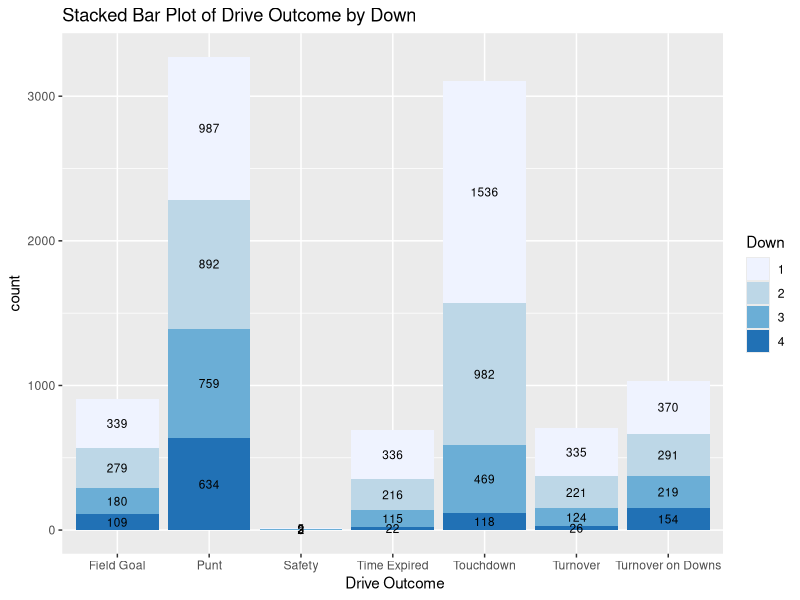
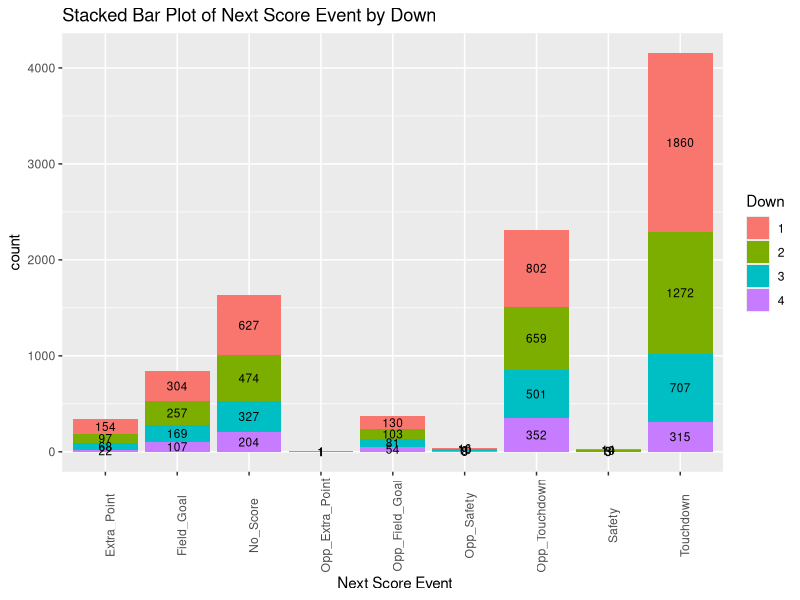
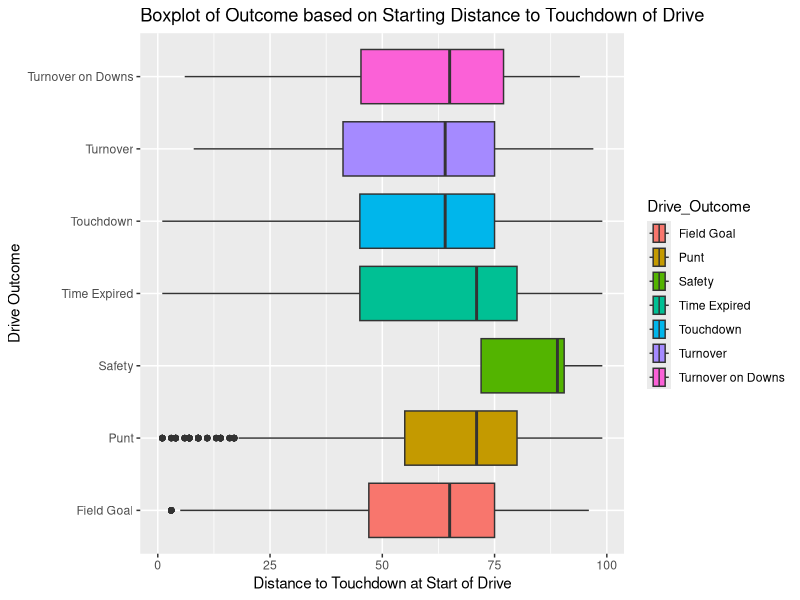
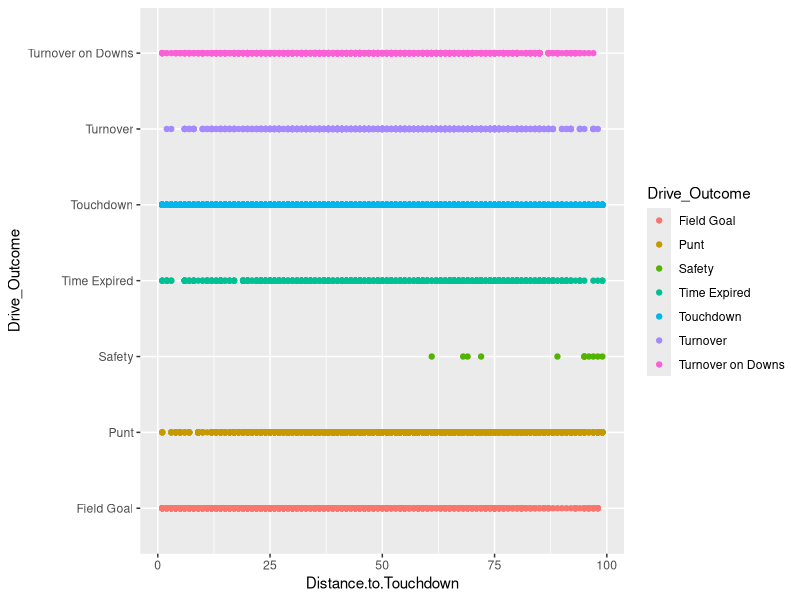
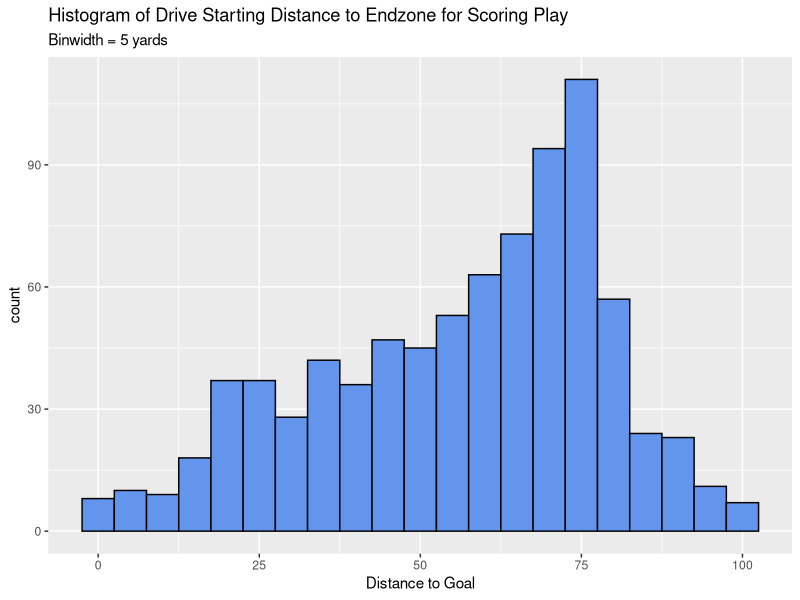
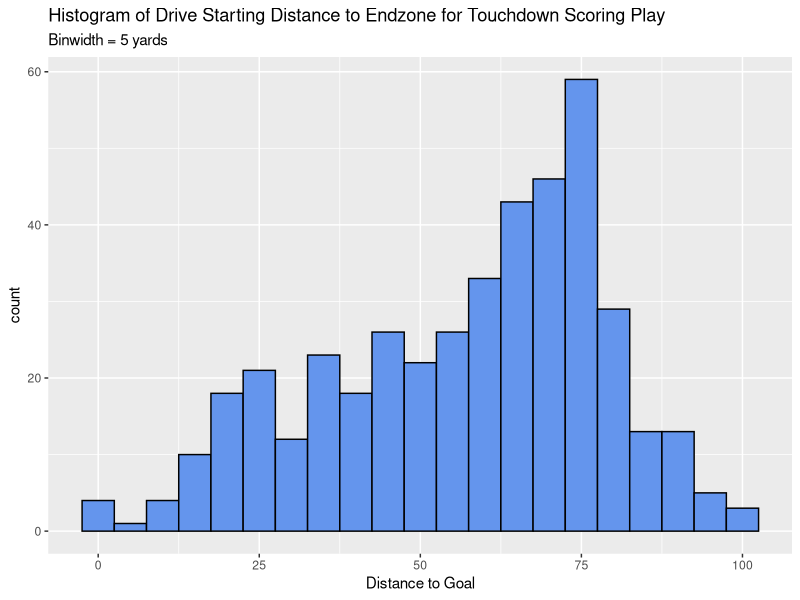
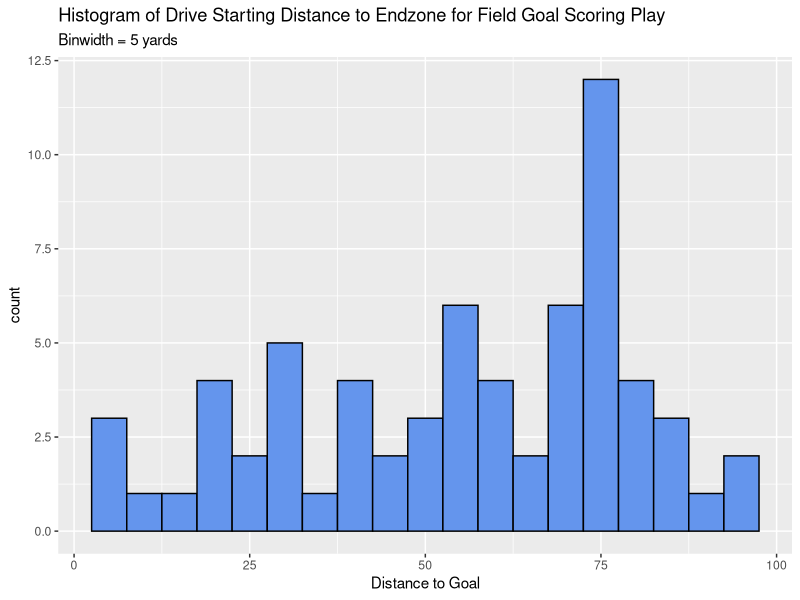
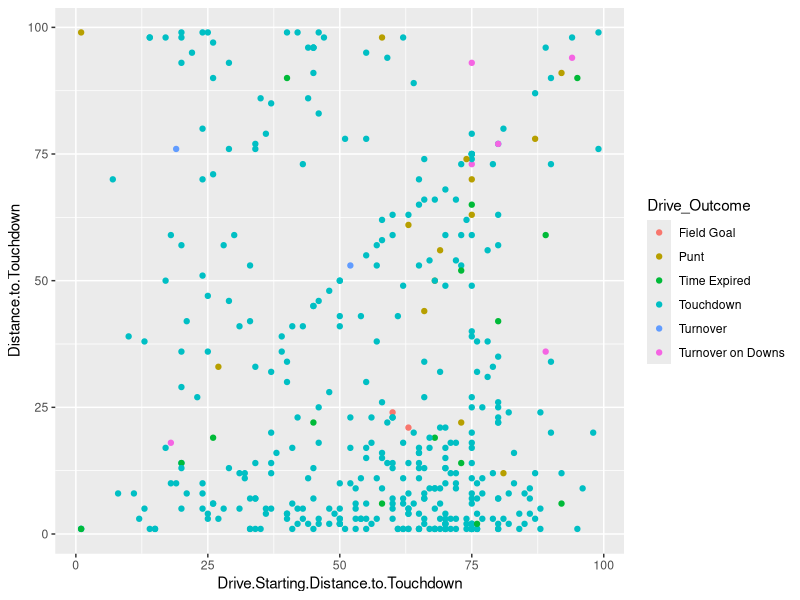

The R script that drew these images, in order:
## ---- chunk 1
# Libraries
require(ggplot2)
require(tidyverse)
require(dplyr)
require(nnet)
## ---- chunk 2
# Read in data
data = read.csv("PAC-2022-pbp3.csv")
data = filter(data, rowSums(is.na(data)) != ncol(data))
## ---- chunk 3
FindNextScore = function(play_index, scoring_plays, data) {
  # next score index
  next_score_index = scoring_plays[which(scoring_plays >= play_index)[1]]
  
  # if next score index has no more scores after the current play
  if (is.na(next_score_index) | (data$Quarter[play_index] %in% c("1st", "2nd") & data$Quarter[next_score_index] %in% c("3rd", "4th")) | (data$Quarter[play_index] %in% c("3rd", "4th") & data$Quarter[next_score_index] %in% c("1st", "2nd", "OT"))) {
    score_type = "No_Score"
    score_drive = data$Drive.Number[play_index]
  } 
  # else return the observed next score type and drive number
  else {
    # score drive number
    score_drive = data$Drive.Number[next_score_index]
    
    # TD
    if (data$Points.Scored.[next_score_index] & data$Touchdown.[next_score_index]) {
      # check who scored touchdown
      # look at extra point to know who scored
      if (!identical(data$Team.Possession[play_index], data$Team.Possession[next_score_index + 1])) {
        score_type = "Opp_Touchdown"
      }
      else {
        score_type = "Touchdown"
      }
    }
    # FG
    else if (data$Points.Scored.[next_score_index] & data$Field.Goal.[next_score_index]) {
      # check who scored field goal
      if (!identical(data$Team.Possession[play_index], data$Team.Possession[next_score_index])) {
        score_type = "Opp_Field_Goal"
      }
      else{
        score_type = "Field_Goal"
      }
    }
    # Extra Point
    else if (data$Points.Scored.[next_score_index] & data$Extra.Point.[next_score_index]) {
      # check who scored extra point
      if (!identical(data$Team.Possession[play_index], data$Team.Possession[next_score_index])) {
        score_type = "Opp_Extra_Point"
      }
      else {
        score_type = "Extra_Point"
      }
    }
    # Safety
    else if (data$Points.Scored.[next_score_index] & data$Safety.[next_score_index]) {
      # check who scored safety
      if (!identical(data$Team.Possession[play_index], data$Team.Possession[next_score_index + 1])) {
        score_type = "Opp_Safety"
      }
      else {
        score_type = "Safety"
      }
    }
    # Error
    else {
      score_type = NA
    }
  }
  return(data.frame(Next_Score_Half = score_type,
                    Drive_Score_Half = score_drive))
}
## ---- chunk 4
# Which rows are the scoring plays
scoring_plays = which(data$Points.Scored.)
## ---- chunk 5
next_score = lapply(c(1:nrow(data)), FindNextScore, scoring_plays = scoring_plays, data = data) %>% bind_rows()
data = cbind(data, next_score)
## ---- chunk 6
GetDriveOutcome = function(play_index, last_play_of_drive, data) {
  # next score index
  curr_last_play_index = last_play_of_drive[which(last_play_of_drive >= play_index)[1]]
  
  #last_play_of_drive_type = data$Outcome
  
  if (is.na(curr_last_play_index)) {
    drive_outcome = "Time Expired"
  }
  else {
    
    # TD scored
    if (data$Touchdown.[curr_last_play_index] | data$Extra.Point.[curr_last_play_index] |
        data$Touchdown.[curr_last_play_index - 1]) {
      drive_outcome = "Touchdown"
    }
    # FG scored
    else if (data$Field.Goal.[curr_last_play_index]) {
      drive_outcome = "Field Goal"
    }
    # Safety Scored
    else if (data$Safety.[curr_last_play_index]) {
      drive_outcome = "Safety"
    }
    # Punt
    else if (data$Punt.[curr_last_play_index]) {
      drive_outcome = "Punt"
    }
    # Turnover
    else if (data$Turnover.[curr_last_play_index] | data$Turnover.[curr_last_play_index + 1]) {
      drive_outcome = "Turnover"
    }
    # Turnover on Downs
    else if (data$Down[curr_last_play_index] == 4) {
      drive_outcome = "Turnover on Downs"
    }
    # Time expired
    else {
      drive_outcome = "Time Expired"
    }
  }
  return(data.frame(Drive_Outcome = drive_outcome))
}
## ---- chunk 7
# switch of possession, hence end of drive
first_play_of_drive = which(data$Team.Possession != lag(data$Team.Possession))
last_play_of_drive = first_play_of_drive - 1
## ---- chunk 8
drive_outcome = lapply(c(1:nrow(data)), GetDriveOutcome, last_play_of_drive = last_play_of_drive, data = data) %>%
  bind_rows()
data = cbind(data, drive_outcome)
## ---- chunk 9
# add information of where drive started
# initiate new column
data["Drive.Starting.Distance.to.Touchdown"] = data$Distance.to.Touchdown
# first drive
data$Drive.Starting.Distance.to.Touchdown[1:(head(first_play_of_drive, 1) - 1)] = data$Distance.to.Touchdown[1]
for (i in 1:(length(first_play_of_drive) - 1)) {
  (data$Drive.Starting.Distance.to.Touchdown[first_play_of_drive[i]:(first_play_of_drive[i + 1] - 1)] = data$Distance.to.Touchdown[first_play_of_drive[i]])
}
## ---- chunk 10
# add information of net yards
#data["Net.Yards"] = c(rollapply(data$Distance.to.Touchdown, width = 2, function(x) {x[1] - x[2]}, fill = 0))
net.yards = (data %>% group_by(Team.Possession, Drive.Number) %>% mutate(diff = lag(Distance.to.Touchdown,
              default = first(Distance.to.Touchdown)) - Distance.to.Touchdown))$diff
net.yards = tail(net.yards, -1)
net.yards = c(net.yards, 0)
data["Net.Yards"] = net.yards
# Note: end of drive (punt, turnover touchdown, set to zero net yards)
# Change for touchdown
data$Net.Yards[data$Touchdown.] = data$Distance.to.Touchdown[data$Touchdown.]
## ---- chunk 11
data$Half <- with(data, ifelse(Quarter %in% c("1st", "2nd"), "1st", "2nd"))
## ---- chunk 12
# Next Score Multinomial Regression

# Refactor
data_noEP = data %>% subset(!Extra.Point.)
data_noEP = data_noEP %>% droplevels() %>% mutate(Next_Score_Half = 
                         fct_relevel(Next_Score_Half, "No_Score")) 
# Make yards to go variable
data_noEP$Yards.to.Go = as.numeric(ifelse(data_noEP$Distance.to.First.Down ==
        "Goal", data_noEP$Distance.to.Touchdown, data_noEP$Distance.to.First.Down))

# Y: df$Next_Score_Half
# X: df$Down, log(df$Distance.to.Touchdown)
ep_model = multinom(factor(Next_Score_Half) ~ factor(Down)
                           + log(Yards.to.Go) + Drive.Starting.Distance.to.Touchdown + log(Distance.to.Touchdown), data_noEP)
summary(ep_model)
## ---- chunk 13
# Class Probabilities
class_prob = predict(ep_model, data_noEP, type = "probs") %>% as_tibble() %>% 
              mutate(Next_Score_Half = data_noEP$Next_Score_Half)

## ---- chunk 14
# Make categorical variables
data$Next_Score_Half = as.factor(data$Next_Score_Half)
data$Drive_Outcome = as.factor(data$Drive_Outcome)
data$Quarter = as.factor(data$Quarter)
data$Down = as.factor(data$Down)
## ---- chunk 15
ggplot(data, aes(x = Drive_Outcome, fill = Down)) +
  geom_bar() +
  labs(title = "Stacked Bar Plot of Drive Outcome by Down", x = " Drive Outcome") +
  geom_text(stat = "count", aes(label = ..count..), size = 3, position = position_stack(vjust = 0.5)) +
  scale_fill_brewer()
## ---- chunk 16
ggplot(data, aes(x = Next_Score_Half, fill = Down)) +
  geom_bar() +
  labs(title = "Stacked Bar Plot of Next Score Event by Down", x = " Next Score Event") +
  geom_text(stat = "count", aes(label = ..count..), size = 3, position = position_stack(vjust = 0.5)) +
  theme(axis.text.x = element_text(angle = 90)) 
## ---- chunk 17
write.csv(data, "PAC-2022-Cleaned-pbp.csv", row.names=FALSE)
## ---- chunk 18
# group_by(data, id)
# 
ggplot(data) +
  geom_boxplot(aes(Drive.Starting.Distance.to.Touchdown, Drive_Outcome, fill = Drive_Outcome)) +
  labs(title = "Boxplot of Outcome based on Starting Distance to Touchdown of Drive", y = "Drive Outcome",
       x = "Distance to Touchdown at Start of Drive")
## ---- chunk 19
ggplot(data) +
  geom_point(aes(x = Distance.to.Touchdown, y = Drive_Outcome, color = Drive_Outcome))
## ---- chunk 20
# D3 Scoring Plays
TeamScored = subset(data, Points.Scored. == TRUE)
TeamScored$Down = as.factor(TeamScored$Down)

TeamScoredTD = subset(TeamScored, Touchdown. == TRUE)
TeamScoredFG = subset(TeamScored, Field.Goal. == TRUE)

ggplot(TeamScored) +
  geom_histogram(aes(Drive.Starting.Distance.to.Touchdown), binwidth = 5, color = "black", fill = "cornflowerblue") +
  labs(title = "Histogram of Drive Starting Distance to Endzone for Scoring Play", x = "Distance to Goal",
       subtitle = "Binwidth = 5 yards")

ggplot(TeamScoredTD) +
  geom_histogram(aes(Drive.Starting.Distance.to.Touchdown), binwidth = 5, color = "black", fill = "cornflowerblue") +
  labs(title = "Histogram of Drive Starting Distance to Endzone for Touchdown Scoring Play", x = "Distance to Goal",
       subtitle = "Binwidth = 5 yards")

ggplot(TeamScoredFG) +
  geom_histogram(aes(Drive.Starting.Distance.to.Touchdown), binwidth = 5, color = "black", fill = "cornflowerblue") +
  labs(title = "Histogram of Drive Starting Distance to Endzone for Field Goal Scoring Play", x = "Distance to Goal",
       subtitle = "Binwidth = 5 yards")
## ---- chunk 21
ggplot(TeamScoredTD) +
  geom_point(aes(Drive.Starting.Distance.to.Touchdown, Distance.to.Touchdown, color = Drive_Outcome))
## ---- chunk 22
ggplot(data) +
  geom_boxplot(aes(Net.Yards, fill = Down))
## ---- chunk 23
ggplot(data) +
  geom_density(aes(Drive.Starting.Distance.to.Touchdown, color = Next_Score_Half))
## ---- chunk 24
ggplot(data) +
  geom_density(aes(Distance.to.Touchdown, color = Next_Score_Half))
## ---- chunk 25
data %>% group_by(Team.Possession, Down, Net.Yards)
